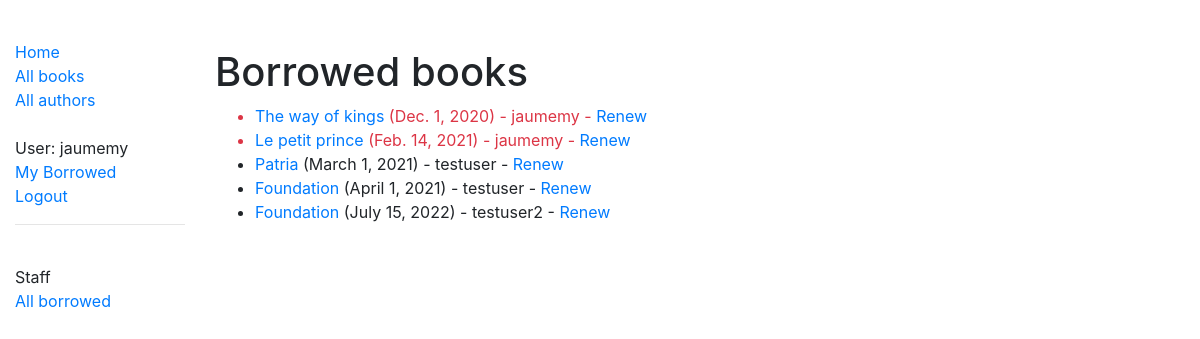
Page /catalog/borrowed/ (signed in) on the committed database.
### catalog/models.py (models this page shows, shortened)
class BookInstance(models.Model):
    id = models.UUIDField(primary_key=True, default=uuid.uuid4, help_text='Unique ID for this particular book across the whole library')
    book = models.ForeignKey('Book', on_delete=models.RESTRICT)
    imprint = models.CharField(max_length=200)
    due_back = models.DateField(null=True, blank=True)
    borrower = models.ForeignKey(User, on_delete=models.SET_NULL, null=True, blank=True)
    LOAN_STATUS = (
        ('m','Maintenance'),
        ('o','On loan'),
        ('a','Available'),
        ('r','Reserved'),
    )
    status = models.CharField(
        max_length=1,
        choices=LOAN_STATUS,
        blank=True,
        default='m',
        help_text='Book availability',
    )
    class Meta:
        ordering = ['due_back']
        permissions = (("can_mark_returned", "Set book as returned"),)
    @property
    def is_overdue(self):
        if self.due_back and date.today() > self.due_back:
            return True
        else:
            return False

class Book(models.Model):
    title = models.CharField(max_length=200)
    author = models.ForeignKey('Author', on_delete=models.SET_NULL, null=True)
    summary = models.TextField(max_length=1000, help_text='Enter a brief description of the book')
    isbn = models.CharField('ISBN', max_length=13, unique=True,
                            help_text='13 Character <a href="https://www.isbn-international.org/content/what-isbn">ISBN number</a>')
    genre = models.ManyToManyField(Genre, help_text='Select a genre for this book')
    language = models.ForeignKey('Language', on_delete=models.SET_NULL, null=True)
    def display_genre(self):
        """Create a string for the Genre. This is required to display genre in Admin."""
        return ', '.join(genre.name for genre in self.genre.all()[:3])
    display_genre.short_description = 'Genre'

### catalog/views.py (the view)
# urls.py: path('borrowed/', views.LoanedBooksAllListView.as_view(), name='all-borrowed'),
class LoanedBooksAllListView(PermissionRequiredMixin, generic.ListView):
    model = BookInstance
    template_name = 'catalog/bookinstance_list_borrowed_all.html'
    paginate_by = 10
    permission_required = 'catalog.can_mark_returned'
    def get_queryset(self):
        return BookInstance.objects.filter(status__exact='o').order_by('due_back')

### catalog/templates/catalog/bookinstance_list_borrowed_all.html
{% extends "base_generic.html" %}
{% block content %}
    <br>
    <br>
    <h1>Borrowed books</h1>
    {% if bookinstance_list %}
    <ul>
      {% for bookinst in bookinstance_list %}
      <li class="{% if bookinst.is_overdue %}text-danger{% endif %}">
        <a href="{% url 'book-detail' bookinst.book.pk %}">{{bookinst.book.title}}</a> ({{ bookinst.due_back }}) {% if user.is_staff %}- {{ bookinst.borrower }}{% endif %} {% if perms.catalog.can_mark_returned %}- <a href="{% url 'renew-book-librarian' bookinst.id %}">Renew</a>  {% endif %}
      </li>
      {% endfor %}
    </ul>
    {% else %}
      <p>There are no books borrowed.</p>
    {% endif %}
{% endblock %}

### catalog/templates/base_generic.html (shortened to what this page needs)
<!DOCTYPE html>
<html lang="en">
<head>
  <link rel="stylesheet" href="https://cdn.jsdelivr.net/npm/bootstrap@4.5.3/dist/css/bootstrap.min.css">
  {% load static %}
  <link rel="stylesheet" href="{% static 'css/styles.css' %}">
</head>
<body>
  <div class="container-fluid">
    <div class="row">
      <div class="col-sm-2">
      {% block sidebar %}
        <ul class="sidebar-nav">
          <li><a href="{% url 'index' %}">Home</a></li>
          <li><a href="{% url 'books' %}">All books</a></li>
          <li><a href="{% url 'authors' %}">All authors</a></li>
          <br>
          {% if user.is_authenticated %}
            <li>User: {{ user.get_username }}</li>
            <li><a href="{% url 'my-borrowed' %}">My Borrowed</a></li>
            <li> <a href="{% url 'logout' %}?next={{request.path}}">Logout</a> </li>
          {% else %}
            <li> <a href="{% url 'login' %}?next={{request.path}}">Login</a> </li>
          {% endif %}
        </ul>
        {% if user.is_staff %}
          <hr />
          <ul class="sidebar-nav">
          <li>Staff</li>
        {% if perms.catalog.can_mark_returned %}
          <li><a href="{% url 'all-borrowed' %}">All borrowed</a></li>
          {% endif %}
          </ul>
        {% endif %}
     {% endblock %}
      </div>
      <div class="col-sm-10 ">{% block content %}{% endblock %}</div>
    </div>
  </div>
</body>
</html>

### catalog/static/css/styles.css (style rules this page uses)
.sidebar-nav { margin-top: 40px; padding: 0; list-style: none; }

### rows in the picture
BookInstance: book "The way of kings", due_back "Dec. 1, 2020", borrower "jaumemy"
BookInstance: book "Le petit prince", due_back "Feb. 14, 2021", borrower "jaumemy"
BookInstance: book "Patria", due_back "March 1, 2021", borrower "testuser"
BookInstance: book "Foundation", due_back "April 1, 2021", borrower "testuser"
BookInstance: book "Foundation", due_back "July 15, 2022", borrower "testuser2"

### other values in the picture
{{ user.get_username }} "jaumemy"
